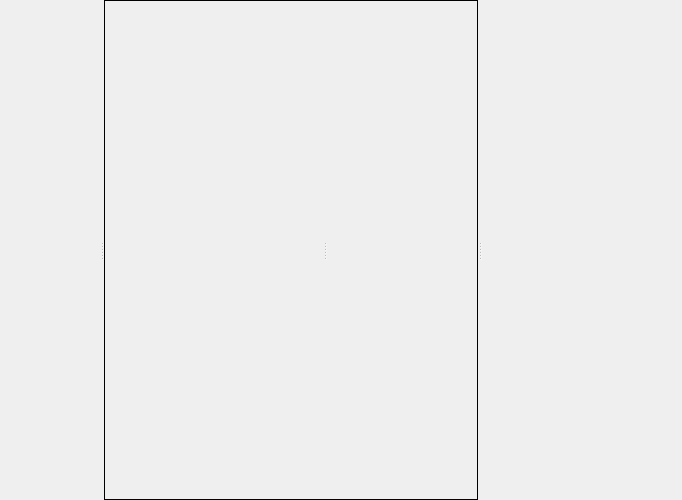
<?xml version="1.0" encoding="UTF-8"?>
<ui version="4.0">
 <class>Form</class>
 <widget class="QWidget" name="Form">
  <property name="geometry">
   <rect>
    <x>0</x>
    <y>0</y>
    <width>671</width>
    <height>500</height>
   </rect>
  </property>
  <property name="windowTitle">
   <string>Form</string>
  </property>
  <layout class="QVBoxLayout" name="verticalLayout_3">
   <property name="spacing">
    <number>0</number>
   </property>
   <property name="margin">
    <number>0</number>
   </property>
   <item>
    <widget class="QSplitter" name="splitter_2">
     <property name="orientation">
      <enum>Qt::Horizontal</enum>
     </property>
     <property name="opaqueResize">
      <bool>true</bool>
     </property>
     <property name="childrenCollapsible">
      <bool>false</bool>
     </property>
     <widget class="QWidget" name="containerClips" native="true">
      <property name="sizePolicy">
       <sizepolicy hsizetype="Minimum" vsizetype="Preferred">
        <horstretch>0</horstretch>
        <verstretch>0</verstretch>
       </sizepolicy>
      </property>
      <property name="minimumSize">
       <size>
        <width>100</width>
        <height>0</height>
       </size>
      </property>
     </widget>
     <widget class="QWidget" name="containerCenter" native="true">
      <layout class="QVBoxLayout" name="verticalLayout">
       <property name="spacing">
        <number>0</number>
       </property>
       <property name="margin">
        <number>0</number>
       </property>
       <item>
        <widget class="QWidget" name="containerEditTool" native="true">
         <property name="minimumSize">
          <size>
           <width>0</width>
           <height>0</height>
          </size>
         </property>
        </widget>
       </item>
       <item>
        <widget class="QSplitter" name="splitter">
         <property name="sizePolicy">
          <sizepolicy hsizetype="Expanding" vsizetype="Expanding">
           <horstretch>0</horstretch>
           <verstretch>0</verstretch>
          </sizepolicy>
         </property>
         <property name="minimumSize">
          <size>
           <width>0</width>
           <height>0</height>
          </size>
         </property>
         <property name="frameShape">
          <enum>QFrame::Box</enum>
         </property>
         <property name="orientation">
          <enum>Qt::Horizontal</enum>
         </property>
         <property name="opaqueResize">
          <bool>true</bool>
         </property>
         <property name="childrenCollapsible">
          <bool>false</bool>
         </property>
         <widget class="QWidget" name="containerLeft" native="true">
          <layout class="QVBoxLayout" name="verticalLayout_2">
           <property name="spacing">
            <number>0</number>
           </property>
           <property name="margin">
            <number>0</number>
           </property>
           <item>
            <widget class="QWidget" name="containerPlayTool" native="true">
             <property name="minimumSize">
              <size>
               <width>220</width>
               <height>25</height>
              </size>
             </property>
            </widget>
           </item>
           <item>
            <widget class="QWidget" name="containerTree" native="true">
             <property name="sizePolicy">
              <sizepolicy hsizetype="Preferred" vsizetype="Expanding">
               <horstretch>0</horstretch>
               <verstretch>0</verstretch>
              </sizepolicy>
             </property>
             <property name="minimumSize">
              <size>
               <width>0</width>
               <height>0</height>
              </size>
             </property>
            </widget>
           </item>
           <item>
            <widget class="QWidget" name="containerTrackTool" native="true"/>
           </item>
          </layout>
         </widget>
         <widget class="QWidget" name="containerRight" native="true">
          <property name="minimumSize">
           <size>
            <width>150</width>
            <height>0</height>
           </size>
          </property>
         </widget>
        </widget>
       </item>
      </layout>
     </widget>
     <widget class="QWidget" name="containerProperty" native="true">
      <property name="sizePolicy">
       <sizepolicy hsizetype="Minimum" vsizetype="Preferred">
        <horstretch>0</horstretch>
        <verstretch>0</verstretch>
       </sizepolicy>
      </property>
      <property name="minimumSize">
       <size>
        <width>200</width>
        <height>0</height>
       </size>
      </property>
     </widget>
    </widget>
   </item>
  </layout>
 </widget>
 <resources/>
 <connections/>
</ui>
